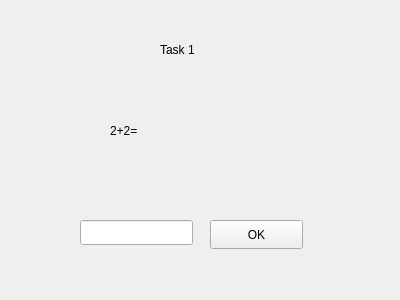
<?xml version="1.0" encoding="UTF-8"?>
<ui version="4.0">
 <class>Task</class>
 <widget class="QWidget" name="Task">
  <property name="geometry">
   <rect>
    <x>0</x>
    <y>0</y>
    <width>400</width>
    <height>300</height>
   </rect>
  </property>
  <property name="windowTitle">
   <string>Task</string>
  </property>
  <widget class="QLineEdit" name="lineEdit">
   <property name="geometry">
    <rect>
     <x>80</x>
     <y>220</y>
     <width>113</width>
     <height>25</height>
    </rect>
   </property>
  </widget>
  <widget class="QLabel" name="label">
   <property name="geometry">
    <rect>
     <x>160</x>
     <y>40</y>
     <width>63</width>
     <height>20</height>
    </rect>
   </property>
   <property name="text">
    <string>Task 1</string>
   </property>
  </widget>
  <widget class="QLabel" name="label_2">
   <property name="geometry">
    <rect>
     <x>110</x>
     <y>100</y>
     <width>171</width>
     <height>61</height>
    </rect>
   </property>
   <property name="text">
    <string>2+2=</string>
   </property>
  </widget>
  <widget class="QPushButton" name="Ok">
   <property name="geometry">
    <rect>
     <x>210</x>
     <y>220</y>
     <width>93</width>
     <height>29</height>
    </rect>
   </property>
   <property name="text">
    <string>OK</string>
   </property>
  </widget>
 </widget>
 <resources/>
 <connections/>
</ui>
